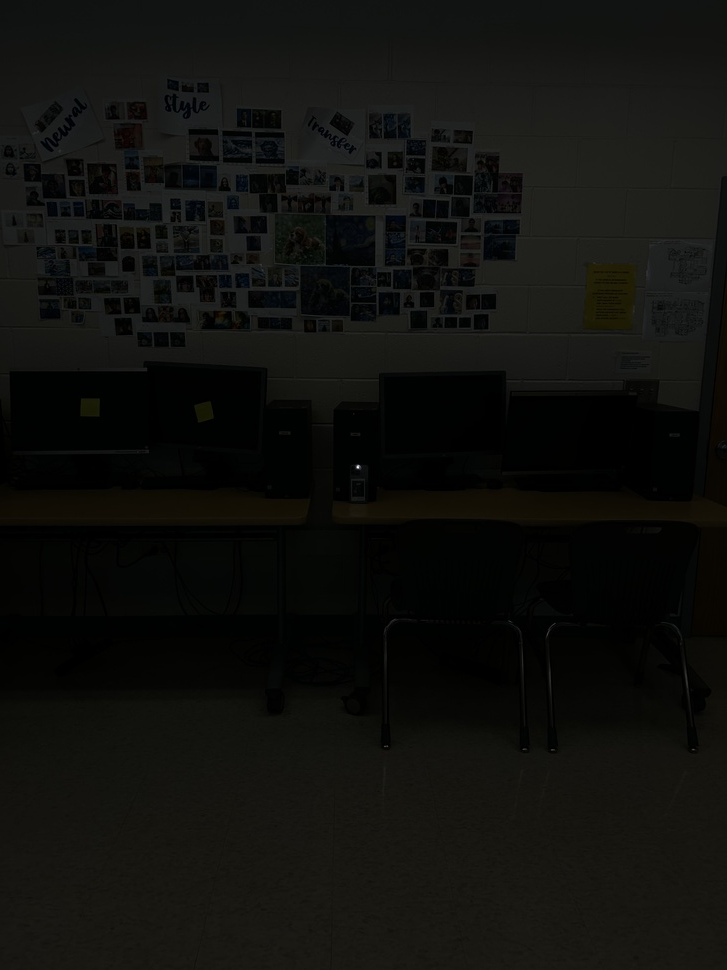
#> input picture Lights/lab4/before2_10.jpg, 727 x 970 px, shrunk from 3024 x 4032 before the run
$ python -i find.py   (imports and definitions only)
#> lines starting #> are read from the running program, lines starting #| are printed output that depends on the picture; after the words box and inside, x2 and y2 are one past the last pixel; in counts of white or black regions, pixels touching at a corner belong together
from sys import argv
import cv2
from math import sin, cos, tan, atan
from numpy import array, cross
from numpy.linalg import solve, norm

#GLOBALS
FOV = (0.9, 1.255) #(0.9, 1.255) for portrait --> (1.255, 0.9) for landscape
DISPLACEMENT = [0, 2, 0]
# [1 line that did not run here, left out]
points = []

def spherical_to_cartesian(rho, phi, theta): #(rho, phi, theta) --> (x,y,z)
    return (rho * cos(phi) * cos(theta), rho * cos(phi) * sin(theta), rho * sin(phi))

def intersection(v1, v2):
    X, Y = x,y # of the image
    T, P = FOV # (theta, phi) in the spherical plane
    A = X / 2 / tan(T / 2) # accounting for the distortion from FOV
    B = Y / 2 / tan(P / 2) # accounting for the distortion from FOV

    x1, y1 = v1 # point 1
    x2, y2 = v2 # point 2

    # accounting for image size
    x1 = x1 - X/2
    y1 = -y1 + Y/2
    x2 = x2 - X/2
    y2 = -y2 + Y/2

    #theta and phi accordingly using coordinates and FOV adjustments
    t1 = -atan(x1 / A)
    p1 = atan(y1 / B)
    t2 = -atan(x2 / A)
    p2 = atan(y2 / B)

    # define lines A and B by two points
    XB0 = (XA0:=array([0, 0, 0])) + + array(DISPLACEMENT)

    UA = array(spherical_to_cartesian(1, p1, t1))
    UB = array(spherical_to_cartesian(1, p2, t2))
    UC = (c:=cross(UB, UA))/norm(c)

    RHS = array(DISPLACEMENT)
    LHS = array([UA, -UB, UC]).T
    t1, t2, _ = solve(LHS, RHS)

    return (XA0 + t1 * UA + XB0 + t2 * UB) / 2

#to find the lights
def findCenters(filename):
#> called with filename = 'before2_10.jpg'
    img = cv2.imread(filename)
#> img is the input picture: shape (970, 727, 3); mean B, G, R 13.2, 16, 15.7

    #preprocessing
    grey = cv2.cvtColor(img, cv2.COLOR_BGR2GRAY)
    thresh = int(cv2.minMaxLoc(grey)[1] * 0.7)  # in pix value to be extracted
#> thresh = 178
    _, thresh = cv2.threshold(grey, thresh, 255, cv2.THRESH_BINARY)
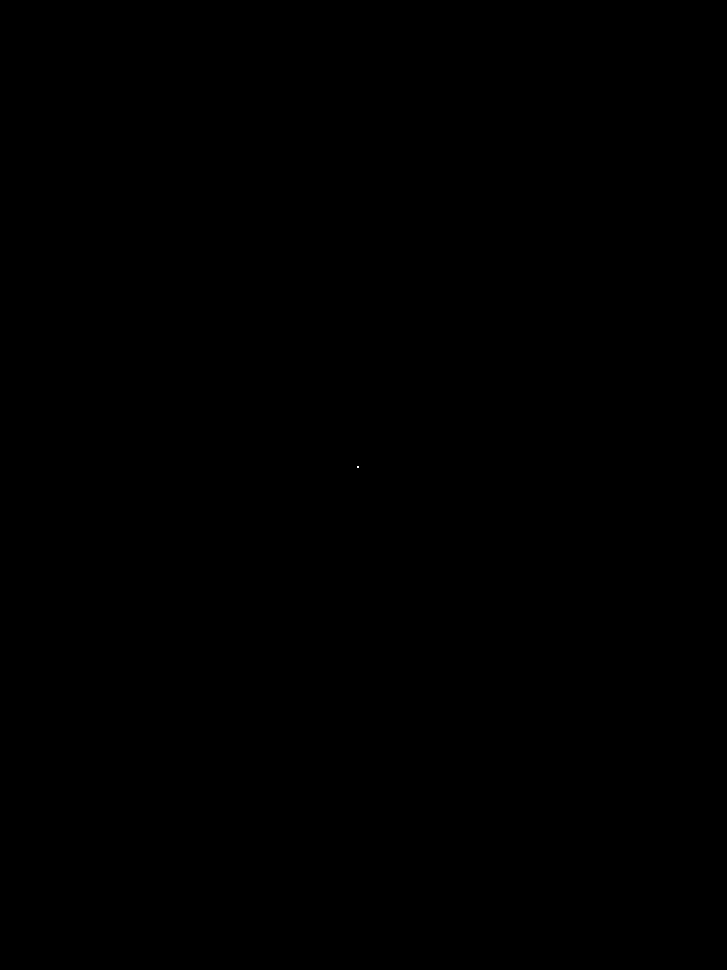
#> thresh: shape (970, 727); 0% white in thin lines or dots, all inside (x1, y1, x2, y2) = (357, 466, 359, 468)

    contours, _ = cv2.findContours(thresh, cv2.RETR_EXTERNAL, cv2.CHAIN_APPROX_NONE) #finding contours
#> contours = [[[357, 466], [357, 467], [358, 467], [358, 466]]]

    regions = [cv2.boundingRect(c) for c in contours] # getting measurements
#> regions = [(357, 466, 2, 2)]
    centers = [[x + (w / 2), y + (h / 2)] for x,y,w,h in regions] #calculating centers
#> centers = [[358, 467]]

    return centers, (img.shape[0], img.shape[1])

#main
# [1 line that did not run here, left out]
# [1 line that did not run here, left out]

# sort based on first value
# [2 lines not run here, left out]

#organizing the pairs so it's readable for the intersection function
# [1 line that did not run here, left out]

# [1 line that did not run here, left out]
# [4 lines not run here, left out]

>>> result = findCenters('before2_10.jpg')
#> result = ([[358, 467]], (970, 727))
